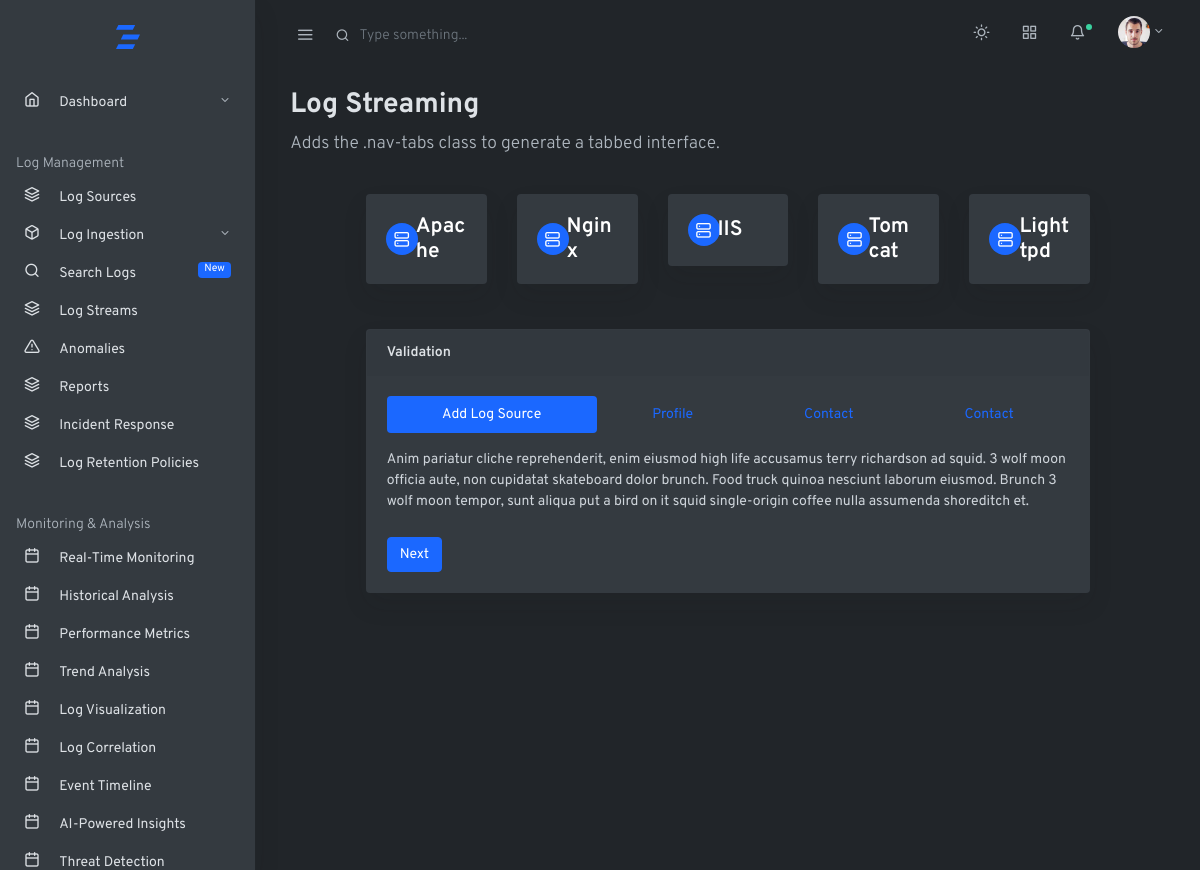
/home/webcollection-options/logstreaming/, run on an earlier commit of the app's database.
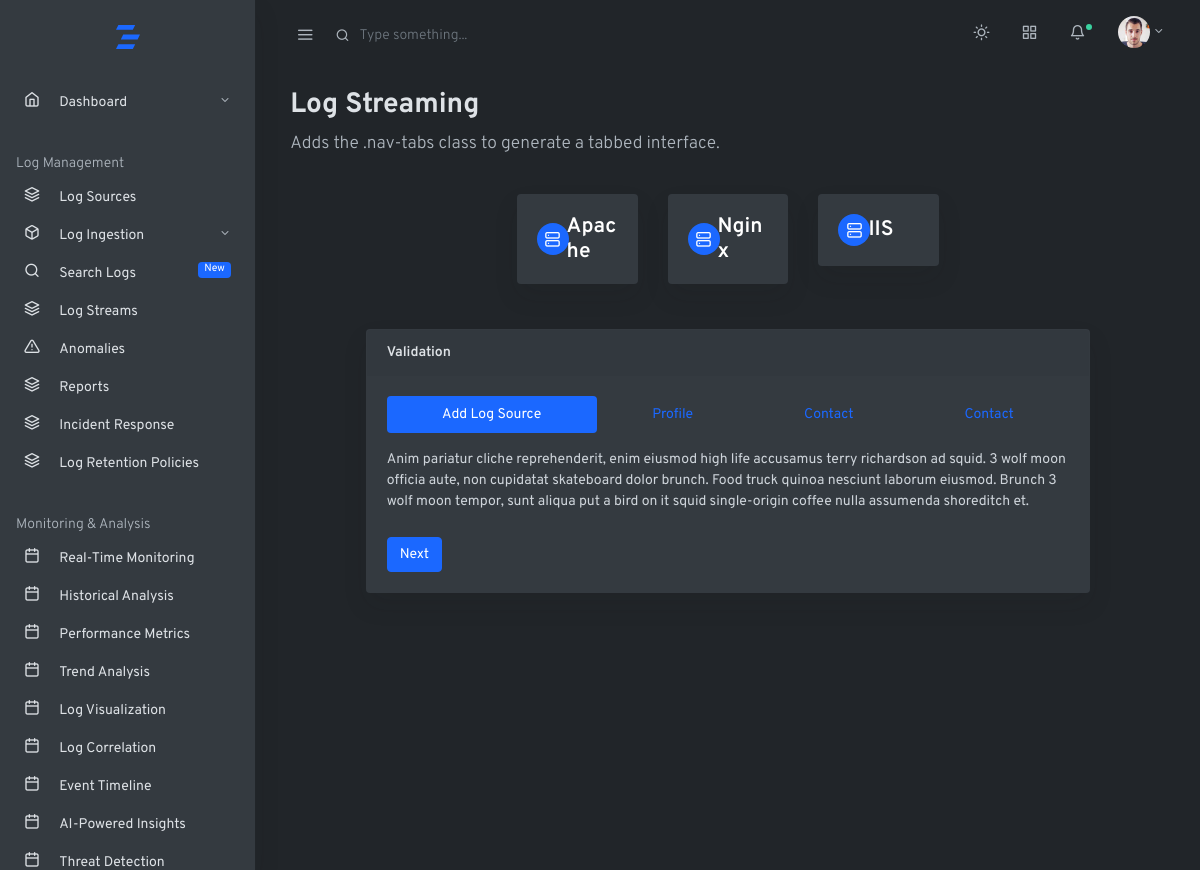
And on a later commit of the database.
### log_management_app/models.py (models this page shows, shortened)
class WebServer(models.Model):
    name = models.CharField(max_length=100)
    slug = models.SlugField(unique=True)

### log_management_app/views.py (the view)
# urls.py: path('home/webcollection-options/logstreaming/',views.logstreamingwizard,name='logstreamingwizard'),
def logstreamingwizard(request):
    webservers = WebServer.objects.all()
    context={'webservers':webservers}
    return render(request,'baseapp/logingestion/applicationlogs/webservers/logstreamwizard.html',context)

### log_management_app/templates/baseapp/logingestion/applicationlogs/webservers/logstreamwizard.html (shortened to what this page needs)
{% extends 'mainhome.html' %}
{% block content %}
        <div class="container-fluid">
          <div class="row justify-content-center">
            <div class="col-12">
              <h2 class="page-title">Log Streaming</h2>
              <p class="lead text-muted">Adds the .nav-tabs class to generate a tabbed interface.</p>
              <br>
              <div class="row justify-content-center">
                {% for webserver in webservers %}
                <div class="col-md-4 col-xl-2 mb-4">
                    <div class="card shadow border-0" data-webserver="{{ webserver.slug }}">
                        <div class="card-body">
                            <div class="row align-items-center">
                                <div class="col-3 text-center">
                                    <span class="circle circle-sm bg-primary">
                                        <i class="fe fe-16 fe-server text-white mb-0"></i>
                                    </span>
                                </div>
                                <div class="col">
                                    <span class="h4 mb-0 text-white">{{ webserver.name }}</span>
                                </div>
                            </div>
                        </div>
                    </div>
                </div>
                {% endfor %}
            </div> <br>
              <div class="row justify-content-center">
                <div class="col-md-10 mb-4">
                  <div class="card shadow">
                    <div class="card-header">
                        <strong>Validation</strong>
                    </div>
                    <div class="card-body">
                      <ul class="nav nav-pills nav-fill mb-3" id="pills-tab" role="tablist">
                        <li class="nav-item">
                          <a class="nav-link active" id="pills-home-tab" data-toggle="pill" href="#pills-home" role="tab" aria-controls="pills-home" aria-selected="true">Add Log Source</a>
                        </li>
                        <li class="nav-item">
                          <a class="nav-link" id="pills-profile-tab" data-toggle="pill" href="#pills-profile" role="tab" aria-controls="pills-profile" aria-selected="false">Profile</a>
                        </li>
                        <li class="nav-item">
                          <a class="nav-link" id="pills-contact-tab" data-toggle="pill" href="#pills-contact" role="tab" aria-controls="pills-contact" aria-selected="false">Contact</a>
                        </li>
                        <li class="nav-item">
                          <a class="nav-link" id="pills-contact-tab" data-toggle="pill" href="#pills-contact" role="tab" aria-controls="pills-contact" aria-selected="false">Contact</a>
                        </li>
                      </ul>
                      <div class="tab-content mb-1" id="pills-tabContent">
                        <div class="tab-pane fade show active" id="pills-home" role="tabpanel" aria-labelledby="pills-home-tab"> Anim pariatur cliche reprehenderit, enim eiusmod high life accusamus terry richardson ad squid. 3 wolf moon officia aute, non cupidatat skateboard dolor brunch. Food truck quinoa nesciunt laborum eiusmod. Brunch 3 wolf moon tempor, sunt aliqua put a bird on it squid single-origin coffee nulla assumenda shoreditch et. </div>
                      </div> <br>
                      <div>
                        <button type="submit" class="btn btn-primary">Next</button>
                    </div>
                    </div>
                  </div>
                </div>
              </div>
            </div>
          </div>
        </div>
        {% endblock %}

What changed in the data, as far as the page shows it:
removed WebServer: name "Tomcat"
removed WebServer: name "Lighttpd"
